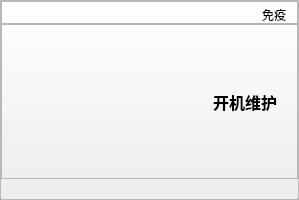
<?xml version="1.0" encoding="UTF-8"?>
<ui version="4.0">
 <class>MaintainStatusBtn</class>
 <widget class="QPushButton" name="MaintainStatusBtn">
  <property name="geometry">
   <rect>
    <x>0</x>
    <y>0</y>
    <width>299</width>
    <height>200</height>
   </rect>
  </property>
  <property name="windowTitle">
   <string>MaintainStatusBtn</string>
  </property>
  <property name="styleSheet">
   <string notr="true"/>
  </property>
  <property name="buttons" stdset="0">
   <string notr="true">maintain_status</string>
  </property>
  <layout class="QGridLayout" name="gridLayout">
   <property name="leftMargin">
    <number>0</number>
   </property>
   <property name="topMargin">
    <number>0</number>
   </property>
   <property name="rightMargin">
    <number>0</number>
   </property>
   <property name="bottomMargin">
    <number>0</number>
   </property>
   <property name="spacing">
    <number>0</number>
   </property>
   <item row="0" column="0">
    <widget class="QFrame" name="BkFrame">
     <property name="frameShape">
      <enum>QFrame::StyledPanel</enum>
     </property>
     <property name="frameShadow">
      <enum>QFrame::Raised</enum>
     </property>
     <property name="lineWidth">
      <number>0</number>
     </property>
     <layout class="QVBoxLayout" name="verticalLayout" stretch="0,3">
      <property name="spacing">
       <number>0</number>
      </property>
      <property name="leftMargin">
       <number>0</number>
      </property>
      <property name="topMargin">
       <number>0</number>
      </property>
      <property name="rightMargin">
       <number>0</number>
      </property>
      <property name="bottomMargin">
       <number>20</number>
      </property>
      <item>
       <widget class="QFrame" name="TopFrame">
        <property name="minimumSize">
         <size>
          <width>0</width>
          <height>23</height>
         </size>
        </property>
        <property name="maximumSize">
         <size>
          <width>16777215</width>
          <height>23</height>
         </size>
        </property>
        <property name="frameShape">
         <enum>QFrame::StyledPanel</enum>
        </property>
        <property name="frameShadow">
         <enum>QFrame::Raised</enum>
        </property>
        <layout class="QHBoxLayout" name="horizontalLayout_2" stretch="1,0">
         <property name="spacing">
          <number>0</number>
         </property>
         <property name="leftMargin">
          <number>0</number>
         </property>
         <property name="topMargin">
          <number>3</number>
         </property>
         <property name="rightMargin">
          <number>3</number>
         </property>
         <property name="bottomMargin">
          <number>0</number>
         </property>
         <item>
          <spacer name="horizontalSpacer">
           <property name="orientation">
            <enum>Qt::Horizontal</enum>
           </property>
           <property name="sizeHint" stdset="0">
            <size>
             <width>40</width>
             <height>17</height>
            </size>
           </property>
          </spacer>
         </item>
         <item>
          <widget class="QLabel" name="DevClassLab">
           <property name="minimumSize">
            <size>
             <width>40</width>
             <height>20</height>
            </size>
           </property>
           <property name="maximumSize">
            <size>
             <width>16777215</width>
             <height>20</height>
            </size>
           </property>
           <property name="styleSheet">
            <string notr="true"/>
           </property>
           <property name="text">
            <string>免疫</string>
           </property>
           <property name="alignment">
            <set>Qt::AlignCenter</set>
           </property>
          </widget>
         </item>
        </layout>
       </widget>
      </item>
      <item>
       <widget class="QFrame" name="ContentFrame">
        <property name="styleSheet">
         <string notr="true"/>
        </property>
        <property name="frameShape">
         <enum>QFrame::StyledPanel</enum>
        </property>
        <property name="frameShadow">
         <enum>QFrame::Raised</enum>
        </property>
        <property name="lineWidth">
         <number>0</number>
        </property>
        <layout class="QHBoxLayout" name="horizontalLayout">
         <property name="spacing">
          <number>10</number>
         </property>
         <property name="leftMargin">
          <number>20</number>
         </property>
         <property name="topMargin">
          <number>0</number>
         </property>
         <property name="rightMargin">
          <number>20</number>
         </property>
         <property name="bottomMargin">
          <number>0</number>
         </property>
         <item>
          <widget class="QLabel" name="IconLab">
           <property name="minimumSize">
            <size>
             <width>36</width>
             <height>36</height>
            </size>
           </property>
           <property name="maximumSize">
            <size>
             <width>36</width>
             <height>36</height>
            </size>
           </property>
           <property name="styleSheet">
            <string notr="true"/>
           </property>
           <property name="text">
            <string/>
           </property>
          </widget>
         </item>
         <item>
          <widget class="QLabel" name="MaintainNameLab">
           <property name="styleSheet">
            <string notr="true">font-size: 16px;
font-weight: bold;</string>
           </property>
           <property name="text">
            <string>开机维护</string>
           </property>
           <property name="alignment">
            <set>Qt::AlignRight|Qt::AlignTrailing|Qt::AlignVCenter</set>
           </property>
           <property name="wordWrap">
            <bool>true</bool>
           </property>
          </widget>
         </item>
        </layout>
       </widget>
      </item>
     </layout>
    </widget>
   </item>
  </layout>
 </widget>
 <layoutdefault spacing="6" margin="11"/>
 <resources/>
 <connections/>
</ui>
